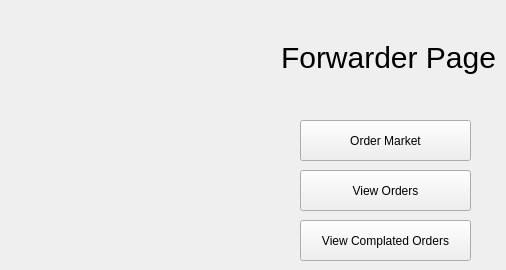
   <widget class="QWidget" name="homePage">
    <widget class="QPushButton" name="orderMarketBtn">
     <property name="geometry">
      <rect>
       <x>300</x>
       <y>120</y>
       <width>171</width>
       <height>41</height>
      </rect>
     </property>
     <property name="text">
      <string>Order Market</string>
     </property>
    </widget>
    <widget class="QLabel" name="shipperHeaderLabel">
     <property name="geometry">
      <rect>
       <x>280</x>
       <y>40</y>
       <width>217</width>
       <height>34</height>
      </rect>
     </property>
     <property name="styleSheet">
      <string notr="true">font-size:30px;</string>
     </property>
     <property name="text">
      <string>Forwarder Page</string>
     </property>
     <property name="alignment">
      <set>Qt::AlignCenter</set>
     </property>
    </widget>
    <widget class="QPushButton" name="viewCompletedOrderScreenBtn">
     <property name="geometry">
      <rect>
       <x>300</x>
       <y>220</y>
       <width>171</width>
       <height>41</height>
      </rect>
     </property>
     <property name="text">
      <string>View Complated Orders</string>
     </property>
    </widget>
    <widget class="QPushButton" name="viewOrderScreenBtn">
     <property name="geometry">
      <rect>
       <x>300</x>
       <y>170</y>
       <width>171</width>
       <height>41</height>
      </rect>
     </property>
     <property name="text">
      <string>View Orders</string>
     </property>
    </widget>
   </widget>
